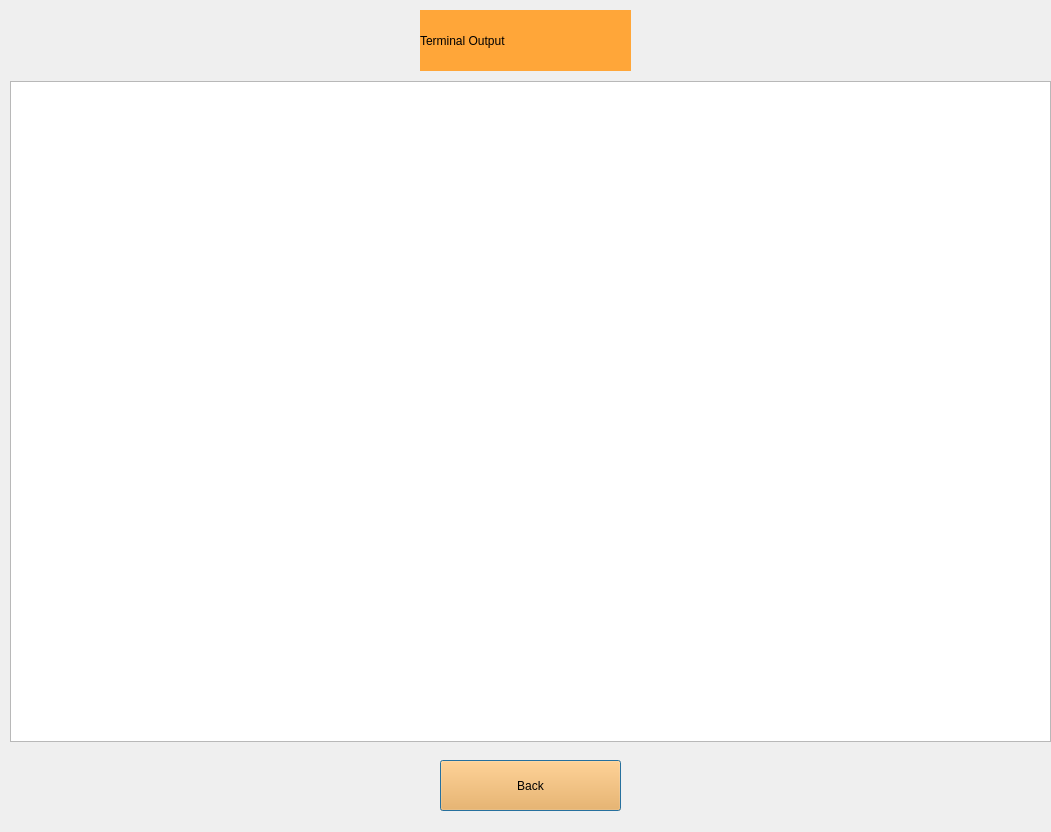
<?xml version="1.0" encoding="UTF-8"?>
<ui version="4.0">
 <class>screen3</class>
 <widget class="QDialog" name="screen3">
  <property name="geometry">
   <rect>
    <x>0</x>
    <y>0</y>
    <width>1051</width>
    <height>832</height>
   </rect>
  </property>
  <property name="windowTitle">
   <string>Dialog</string>
  </property>
  <widget class="QLabel" name="label">
   <property name="geometry">
    <rect>
     <x>420</x>
     <y>10</y>
     <width>211</width>
     <height>61</height>
    </rect>
   </property>
   <property name="styleSheet">
    <string notr="true">font: 75 16pt &quot;MS Shell Dlg 2&quot;;
background-color: rgb(255, 166, 57);</string>
   </property>
   <property name="text">
    <string>Terminal Output</string>
   </property>
  </widget>
  <widget class="QTextBrowser" name="toutput">
   <property name="geometry">
    <rect>
     <x>10</x>
     <y>81</y>
     <width>1041</width>
     <height>661</height>
    </rect>
   </property>
  </widget>
  <widget class="QPushButton" name="back2">
   <property name="geometry">
    <rect>
     <x>440</x>
     <y>760</y>
     <width>181</width>
     <height>51</height>
    </rect>
   </property>
   <property name="styleSheet">
    <string notr="true">font: 75 26pt &quot;MS Shell Dlg 2&quot;;
background-color: rgb(255, 166, 57);</string>
   </property>
   <property name="text">
    <string>Back</string>
   </property>
  </widget>
 </widget>
 <resources/>
 <connections/>
</ui>
